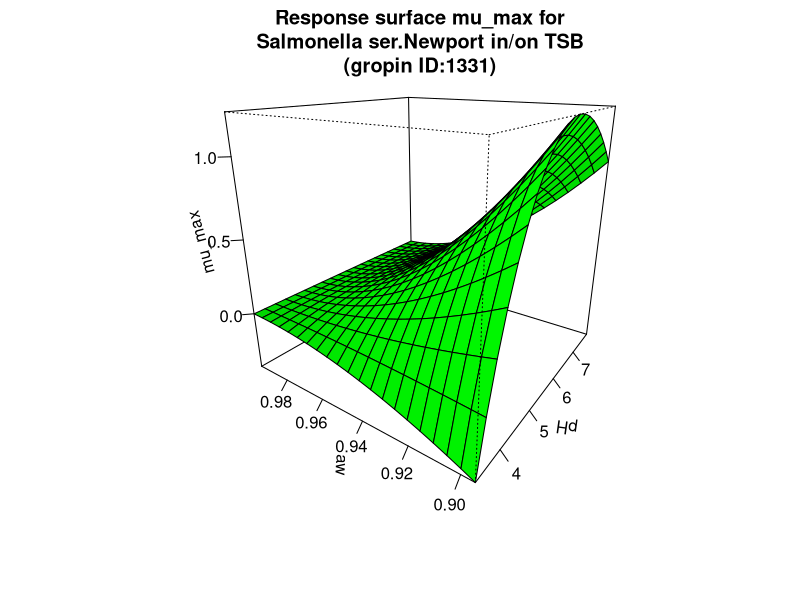

Write the R code that produced this figure.
#############################
# start of Parameter script
#############################
pH <- seq(3.3033,7.79220779220779,length.out=21)
aw <- seq(0.894894,0.996003996003996,length.out=21)
#############################
# end of Parameter script
#############################
############################# 
# start of Model script Gropin ID 1331 
#############################
 
# constant coefficients for this model
 
variables <- data.frame(pH,aw)
argumentsPar <- expand.grid(variables)
 
# heart of the model
response_surface <- function(pH,aw) {
   mumax <-((pH-9.71)*(pH-3.58)/((6.02-3.58)*(pH-6.02)-(6.02-9.71)*(3.58-pH)))*((aw-1)*((aw-1)^2)/((0.994-0.894)*((0.994-0.894)*(aw-0.994)-(0.994-1)*(0.994+0.894-2*aw))))

return(mumax=mumax)
} 

# output parameters
mumax <- cbind(argumentsPar,response_surface(argumentsPar['pH'],argumentsPar['aw']))
colnames(mumax) <- c(colnames(argumentsPar),'mumax')
#############################
# End of Model script
#############################
############################# 
# start of Visualisation script Gropin ID 1331 
#############################
persp(pH,aw,matrix(unlist(mumax$mumax),nrow=21),col = 'green',xlab='pH',ylab='aw',zlab='mu_max',main='Response surface mu_max for
Salmonella ser.Newport in/on TSB
(gropin ID:1331)',theta=305,phi=20,shade=0.25,ticktype = 'detailed')
#############################
# End of Visualisation script
#############################
